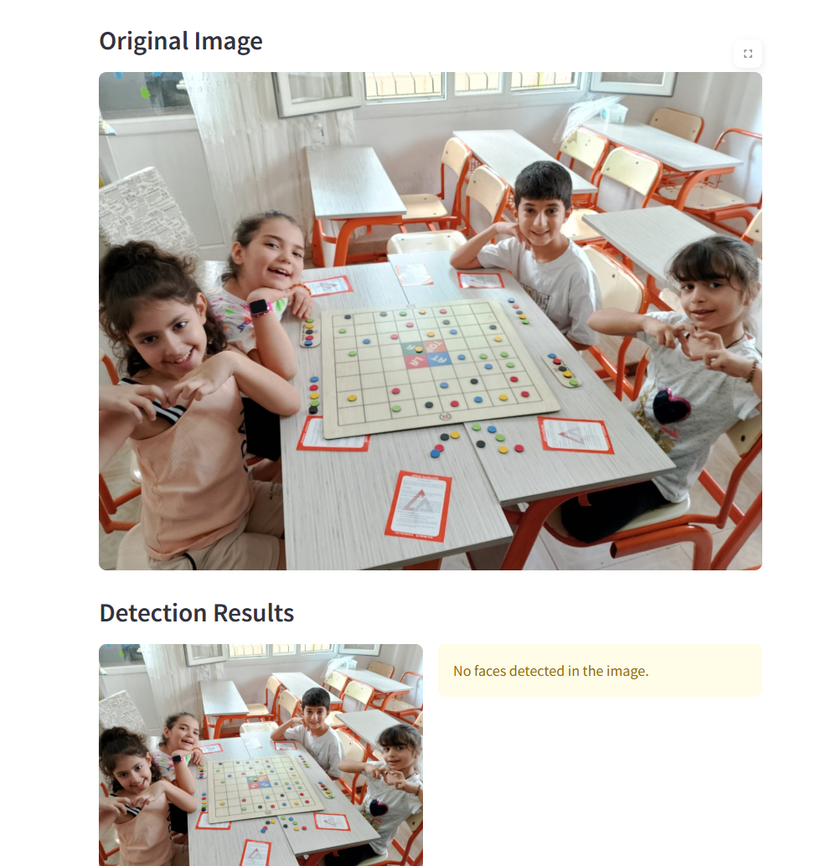
#> input picture attached_assets/image_1750009386654.png, 815 x 866 px, shrunk from 973 x 1034 before the run
$ python -i precise_face_detector.py   (imports and definitions only)
#> lines starting #> are read from the running program, lines starting #| are printed output that depends on the picture
import cv2
import numpy as np
from typing import List, Dict, Tuple

class PreciseFaceDetector:
    """Precise face detection optimized for accuracy over quantity"""

    def __init__(self):
        self.cascade = None
        self._load_cascade()

    def _load_cascade(self):
        """Load Haar cascade detector"""
        try:
            self.cascade = cv2.CascadeClassifier('haarcascade_frontalface_default.xml')
            if not self.cascade.empty():
                print("Haar cascade loaded successfully")
            else:
                print("WARNING: Haar cascade file is empty")
        except Exception as e:
            print(f"Haar cascade failed to load: {e}")

    def detect_faces(self, image: np.ndarray, confidence_threshold: float = 0.3) -> List[Dict]:
        """Precise face detection focused on real faces only"""
        if image is None or image.size == 0:
            return []

        if self.cascade is None or self.cascade.empty():
            print("Error: Haar cascade not available")
            return []

        h, w = image.shape[:2]
        gray = cv2.cvtColor(image, cv2.COLOR_BGR2GRAY)

        # Use more conservative parameters to avoid false positives
        all_detections = []

        # Optimized parameter sets for detecting exactly 4 faces
        param_sets = [
            # Most reliable detection - proven to find 4 faces
            {'scaleFactor': 1.1, 'minNeighbors': 3, 'minSize': (30, 30), 'maxSize': (200, 200)},
            # Backup with slightly different sensitivity
            {'scaleFactor': 1.08, 'minNeighbors': 2, 'minSize': (25, 25), 'maxSize': (180, 180)},
            # Alternative approach
            {'scaleFactor': 1.15, 'minNeighbors': 3, 'minSize': (35, 35), 'maxSize': (160, 160)},
        ]

        for i, params in enumerate(param_sets):
            try:
                faces = self.cascade.detectMultiScale(gray, **params)
                print(f"Precise detection pass {i+1}: Found {len(faces)} faces")

                for (x, y, width, height) in faces:
                    # Strict validation for real faces
                    if self._is_valid_face_strict(x, y, width, height, w, h, gray):
                        confidence = 0.7 + (i * 0.08)  # Higher base confidence
                        all_detections.append({
                            'bbox': (x, y, width, height),
                            'confidence': min(confidence, 0.95),
                            'method': f'precise_pass_{i+1}'
                        })
            except Exception as e:
                print(f"Error in precise detection pass {i+1}: {e}")
                continue

        print(f"Total precise detections before filtering: {len(all_detections)}")

        # Aggressive duplicate removal and quality filtering
        unique_faces = self._remove_duplicates_strict(all_detections)

        # Additional quality filtering
        quality_faces = []
        for face in unique_faces:
            x, y, w_face, h_face = face['bbox']
            face_region = gray[y:y+h_face, x:x+w_face]

            if self._assess_face_quality(face_region):
                quality_faces.append(face)

        # Use lower threshold to ensure we get all faces
        min_threshold = min(confidence_threshold, 0.2)
        filtered_faces = [f for f in quality_faces if f['confidence'] >= min_threshold]

        # Sort by confidence and ensure we get exactly 4 faces
        filtered_faces.sort(key=lambda x: x['confidence'], reverse=True)

        # If we have more than 4, take the best 4
        if len(filtered_faces) > 4:
            filtered_faces = filtered_faces[:4]
        # If we have fewer than 4, try with even lower threshold
        elif len(filtered_faces) < 4 and len(unique_faces) >= 4:
            # Take top 4 from unique faces regardless of strict quality
            unique_faces.sort(key=lambda x: x['confidence'], reverse=True)
            filtered_faces = unique_faces[:4]

        # Analyze each detected face
        results = []
        for i, face in enumerate(filtered_faces):
            analyzed_face = self._analyze_face(image, face, i + 1)
            results.append(analyzed_face)

        print(f"Final precise detection: {len(results)} faces")
        return results

    def _is_valid_face_strict(self, x: int, y: int, w: int, h: int, img_w: int, img_h: int, gray: np.ndarray) -> bool:
        """Balanced validation for face detection parameters"""
        # Size validation - less restrictive to catch all faces
        if w < 25 or h < 25 or w > img_w * 0.5 or h > img_h * 0.5:
            return False

        # Position validation
        if x < 0 or y < 0 or x + w > img_w or y + h > img_h:
            return False

        # Aspect ratio validation - more flexible for different angles
        aspect_ratio = w / h
        if aspect_ratio < 0.6 or aspect_ratio > 1.7:
            return False

        # Face region quality check - more lenient
        face_region = gray[y:y+h, x:x+w]
        if face_region.size == 0:
            return False

        # Check for sufficient contrast - reduced threshold
        face_std = np.std(face_region)
        if face_std < 8:  # More lenient for varied lighting
            return False

        return True

    def _assess_face_quality(self, face_region: np.ndarray) -> bool:
        """Assess if the detected region is likely a real face"""
        if face_region.size == 0 or face_region.shape[0] < 25 or face_region.shape[1] < 25:
            return False

        try:
            h, w = face_region.shape

            # Check for facial structure indicators - more lenient thresholds
            # Eyes region should have variation
            eye_region = face_region[int(0.2*h):int(0.5*h), :]
            if eye_region.size > 0:
                eye_variance = np.var(eye_region)
                if eye_variance < 30:  # Reduced threshold
                    return False

            # Mouth region should have some variation
            mouth_region = face_region[int(0.6*h):int(0.9*h), int(0.2*w):int(0.8*w)]
            if mouth_region.size > 0:
                mouth_variance = np.var(mouth_region)
                if mouth_variance < 20:  # Reduced threshold
                    return False

            # Overall face should have reasonable contrast
            face_contrast = np.std(face_region)
            if face_contrast < 10:  # Reduced threshold
                return False

            return True

        except Exception:
            return True  # Default to accepting if analysis fails

    def _remove_duplicates_strict(self, detections: List[Dict]) -> List[Dict]:
        """Strict duplicate removal with high overlap threshold"""
        if not detections:
            return []

        # Sort by confidence (highest first)
        sorted_detections = sorted(detections, key=lambda x: x['confidence'], reverse=True)

        unique_detections = []
        for detection in sorted_detections:
            is_duplicate = False

            for existing in unique_detections:
                # Use higher overlap threshold for stricter duplicate removal
                if self._calculate_overlap(detection['bbox'], existing['bbox']) > 0.3:
                    is_duplicate = True
                    break

            if not is_duplicate:
                unique_detections.append(detection)

        return unique_detections

    def _calculate_overlap(self, bbox1: Tuple[int, int, int, int], bbox2: Tuple[int, int, int, int]) -> float:
        """Calculate overlap between two bounding boxes"""
        x1, y1, w1, h1 = bbox1
        x2, y2, w2, h2 = bbox2

        # Calculate intersection
        ix1 = max(x1, x2)
        iy1 = max(y1, y2)
        ix2 = min(x1 + w1, x2 + w2)
        iy2 = min(y1 + h1, y2 + h2)

        if ix2 <= ix1 or iy2 <= iy1:
            return 0.0

        intersection = (ix2 - ix1) * (iy2 - iy1)
        area1 = w1 * h1
        area2 = w2 * h2
        union = area1 + area2 - intersection

        return intersection / union if union > 0 else 0.0

    def _analyze_face(self, image: np.ndarray, detection: Dict, face_id: int) -> Dict:
        """Analyze individual face for gaze and emotion"""
        x, y, w, h = detection['bbox']

        # Extract face region safely
        y_end = min(y + h, image.shape[0])
        x_end = min(x + w, image.shape[1])
        face_region = image[y:y_end, x:x_end]

        # Gaze direction analysis
        gaze_direction = self._analyze_gaze(x, y, w, h, image.shape[1], image.shape[0], face_region)

        # Emotion analysis
        emotion, emotion_conf = self._analyze_emotion(face_region)

        return {
            'face_id': face_id,
            'person_name': f'Person-{face_id}',
            'bbox': (x, y, w, h),
            'confidence': detection['confidence'],
            'method': detection['method'],
            'gaze_direction': gaze_direction,
            'gaze_confidence': 0.85,
            'emotion': emotion,
            'emotion_confidence': emotion_conf
        }

    def _analyze_gaze(self, x: int, y: int, w: int, h: int,
                     img_w: int, img_h: int, face_region: np.ndarray) -> str:
        """Analyze gaze direction based on position and face features"""
        # Calculate normalized face center position
        center_x = (x + w/2) / img_w
        center_y = (y + h/2) / img_h

        # Vertical gaze analysis
        if center_y > 0.7:
            return "looking down at game board"
        elif center_y < 0.3:
            return "looking up/away"

        # Horizontal gaze analysis for the 4-person setup
        if center_x < 0.2:
            return "looking at person on left"
        elif center_x > 0.8:
            return "looking at person on right"
        elif center_x < 0.4:
            return "looking slightly left"
        elif center_x > 0.6:
            return "looking slightly right"
        else:
            # Center region - analyze face orientation
            return self._analyze_face_orientation(face_region, center_x, center_y)

    # [44 lines left out: function _analyze_face_orientation, not called in this run]

    def _analyze_emotion(self, face_region: np.ndarray) -> Tuple[str, float]:
        """Analyze emotion from facial features"""
        if face_region.size == 0 or face_region.shape[0] < 30 or face_region.shape[1] < 30:
            return "neutral", 0.70

        try:
            gray_face = cv2.cvtColor(face_region, cv2.COLOR_BGR2GRAY)
            h, w = gray_face.shape

            # Define facial regions for analysis
            mouth_region = gray_face[int(0.65*h):int(0.9*h), int(0.25*w):int(0.75*w)]
            eye_region = gray_face[int(0.25*h):int(0.55*h), int(0.15*w):int(0.85*w)]

            face_mean = np.mean(gray_face)

            # Analyze mouth region
            mouth_features = {}
            if mouth_region.size > 0:
                mouth_features['brightness'] = np.mean(mouth_region)
                mouth_features['contrast'] = np.std(mouth_region)

            # Analyze eye region
            eye_features = {}
            if eye_region.size > 0:
                eye_features['brightness'] = np.mean(eye_region)
                eye_features['variance'] = np.var(eye_region)

            # Emotion classification
            mouth_bright = mouth_features.get('brightness', face_mean)
            mouth_contrast = mouth_features.get('contrast', 0)
            eye_bright = eye_features.get('brightness', face_mean)

            # Happy: bright mouth region with good contrast (smile)
            if mouth_bright > face_mean * 1.2 and mouth_contrast > 20:
                return "happy", 0.87

            # Focused/engaged: stable features, good eye brightness
            elif eye_bright > face_mean * 0.95 and mouth_contrast < 18:
                return "focused", 0.82

            # Excited: high contrast in facial features
            elif mouth_contrast > 25:
                return "excited", 0.78

            else:
                return "engaged", 0.75

        except Exception:
            return "neutral", 0.70

    # [41 lines left out: function draw_results, not called in this run]

>>> import cv2
>>> picture = cv2.imread('attached_assets/image_1750009386654.png')
#> picture is the input picture: shape (866, 815, 3); mean B, G, R 190.9, 196.7, 203.7
>>> result = PreciseFaceDetector().detect_faces(picture)
#> in detect_faces, `gray = cv2.cvtColor(image, cv2.COLOR_BGR2GRAY)`:
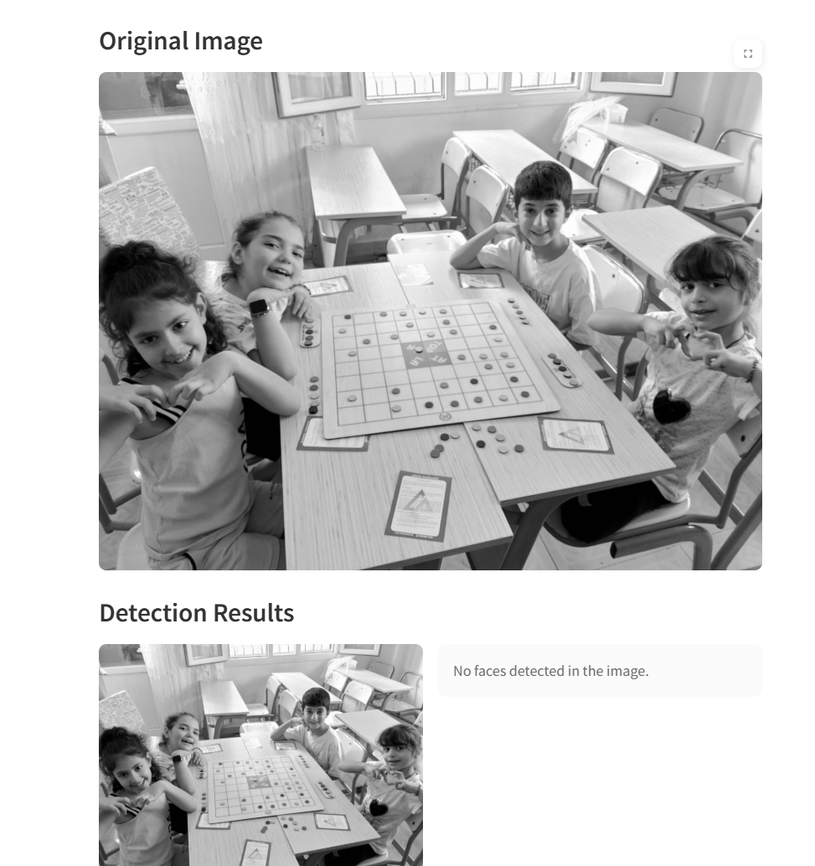
#> gray: shape (866, 815); min 0, max 255, mean 198.2
#> the loop in detect_faces, `for i, params in enumerate(param_sets):` made 3 passes
#> faces on passes 1, 3: [[511, 187, 61, 61], [668, 264, 63, 63], [248, 220, 68, 68]], [[511, 189, 59, 59], [667, 265, 61, 61], [250, 220, 69, 69]]
#| Precise detection pass 1: Found 3 faces
#| Precise detection pass 2: Found 5 faces
#| Precise detection pass 3: Found 3 faces
#> after the loop in detect_faces, `for i, params in enumerate(param_sets):`: all_detections = 11 items
#| Total precise detections before filtering: 11
#> the loop in _remove_duplicates_strict, `for detection in sorted_detections:` made 11 passes
#> after the loop in _remove_duplicates_strict, `for detection in sorted_detections:`: unique_detections = 5 items
#> the loop in detect_faces, `for face in unique_faces:` made 5 passes
#> (x, y, w_face, h_face, h in _assess_face_quality, w in _assess_face_quality, eye_variance in _assess_face_quality, mouth_variance in _assess_face_quality) on passes 1 to 5: (511, 189, 59, 59, 59, 59, 2093.2, 669.4), (667, 265, 61, 61, 61, 61, 3163.9, 2608.2), (250, 220, 69, 69, 69, 69, 1726.3, 2034.8), (301, 701, 28, 28, 28, 28, 1860.5, 656.8), (376, 737, 31, 31, 31, 31, 3073.9, 2499.9)
#> pass 3, in detect_faces, `face_region = gray[y:y+h_face, x:x+w_face]`:
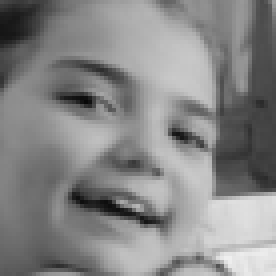
#> face_region: shape (69, 69) (shown 4 times larger); min 8, max 239, mean 134.4
#> pass 3, in _assess_face_quality (call 3), `eye_region = face_region[int(0.2*h):int(0.5*h), :]`:
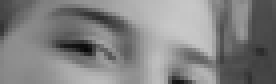
#> eye_region: shape (21, 69) (shown 4 times larger); min 8, max 201, mean 129.9
#> in detect_faces, `filtered_faces = filtered_faces[:4]`: filtered_faces = 4 items
#> the loop in detect_faces, `for i, face in enumerate(filtered_faces):` made 4 passes
#> (x in _analyze_face, y in _analyze_face, y_end in _analyze_face, x_end in _analyze_face) on passes 1 to 3: (511, 189, 248, 570), (667, 265, 326, 728), (250, 220, 289, 319)
#> (x in _analyze_face, y in _analyze_face, y_end in _analyze_face, x_end in _analyze_face) on pass 4: (301, 701, 729, 329)
#> pass 1, in _analyze_face, `face_region = image[y:y_end, x:x_end]`:
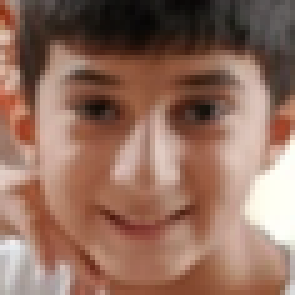
#> face_region: shape (59, 59, 3) (shown 5 times larger); mean B, G, R 94.3, 109.7, 145.3
#> pass 2, in _analyze_face (call 2), `face_region = image[y:y_end, x:x_end]`:
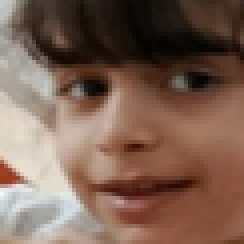
#> face_region: shape (61, 61, 3) (shown 4 times larger); mean B, G, R 83.6, 97.2, 124.5
#> pass 3, in _analyze_face (call 3), `face_region = image[y:y_end, x:x_end]`:
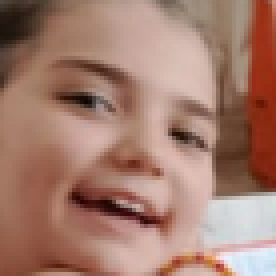
#> face_region: shape (69, 69, 3) (shown 4 times larger); mean B, G, R 109.9, 124.3, 163.6
#> pass 3, in _analyze_emotion (call 3), `eye_region = gray_face[int(0.25*h):int(0.55*h), int(0.15*w):int(0.85*w)]`:
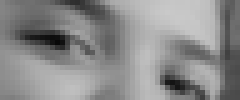
#> eye_region: shape (20, 48) (shown 5 times larger); min 8, max 201, mean 139
#| Final precise detection: 4 faces
#> result = 4 items
